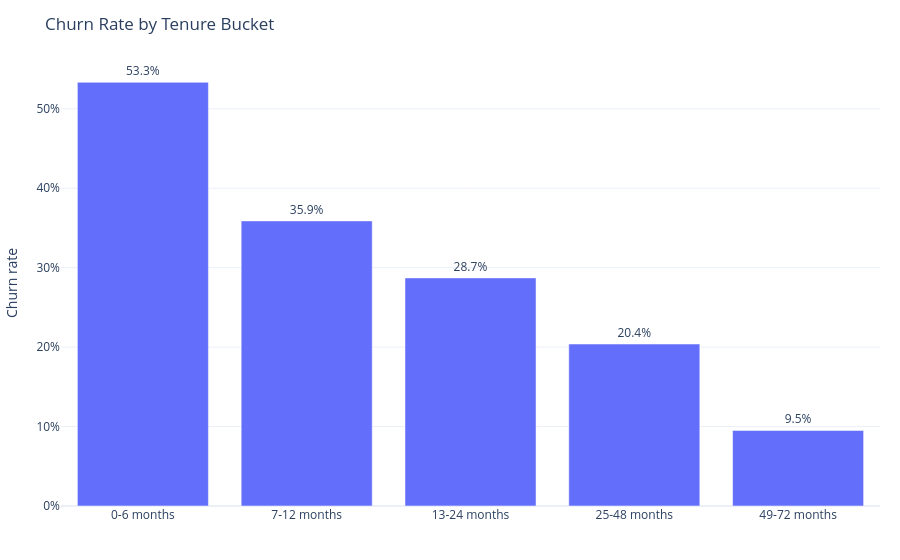

This figure's notebook cell:
### Markdown cell above
## Churn by Tenure

Tenure is one of the most intuitive early-warning indicators in churn analysis. Customers in their first months often have the highest uncertainty, while long-tenured customers usually show much stronger retention.

### Code cell
tenure_bins = [0, 6, 12, 24, 48, 72]
tenure_labels = ["0-6 months", "7-12 months", "13-24 months", "25-48 months", "49-72 months"]
df["tenure_bucket"] = pd.cut(df["tenure"], bins=tenure_bins, labels=tenure_labels, include_lowest=True)

tenure_summary = summarize_churn(df, "tenure_bucket").sort_values("tenure_bucket")
tenure_display = tenure_summary.copy()
tenure_display["churn_rate_pct"] = (tenure_display["churn_rate"] * 100).round(2)
display(tenure_display[["tenure_bucket", "customers", "churners", "churn_rate_pct"]])

fig = px.bar(
    tenure_summary,
    x="tenure_bucket",
    y="churn_rate",
    text=tenure_summary["churn_rate"].map(lambda x: f"{x:.1%}"),
    title="Churn Rate by Tenure Bucket",
    labels={"tenure_bucket": "Tenure bucket", "churn_rate": "Churn rate"},
)
fig.update_traces(textposition="outside")
fig.update_yaxes(tickformat=".0%")
fig.update_layout(xaxis_title="", yaxis_title="Churn rate", margin=dict(l=20, r=20, t=60, b=20))
fig.show()

### Figure 1 — Plotly figure (JSON) as saved in the notebook; plotly's stock layout.template omitted (floating-point values rounded to 4 significant figures)
{"data": [{"hovertemplate": "Tenure bucket=%{x}<br>Churn rate=%{y}<br>text=%{text}<extra></extra>", "legendgroup": "", "marker": {"color": "#636efa", "pattern": {"shape": ""}}, "name": "", "orientation": "v", "showlegend": false, "text": ["53.3%", "35.9%", "28.7%", "20.4%", "9.5%"], "textposition": "outside", "type": "bar", "x": ["0-6 months", "7-12 months", "13-24 months", "25-48 months", "49-72 months"], "xaxis": "x", "y": [0.5333, 0.3589, 0.2871, 0.2039, 0.09513], "yaxis": "y"}], "layout": {"barmode": "relative", "legend": {"tracegroupgap": 0}, "margin": {"b": 20, "l": 20, "r": 20, "t": 60}, "title": {"text": "Churn Rate by Tenure Bucket"}, "xaxis": {"anchor": "y", "domain": [0, 1], "title": {"text": ""}}, "yaxis": {"anchor": "x", "domain": [0, 1], "tickformat": ".0%", "title": {"text": "Churn rate"}}}}
